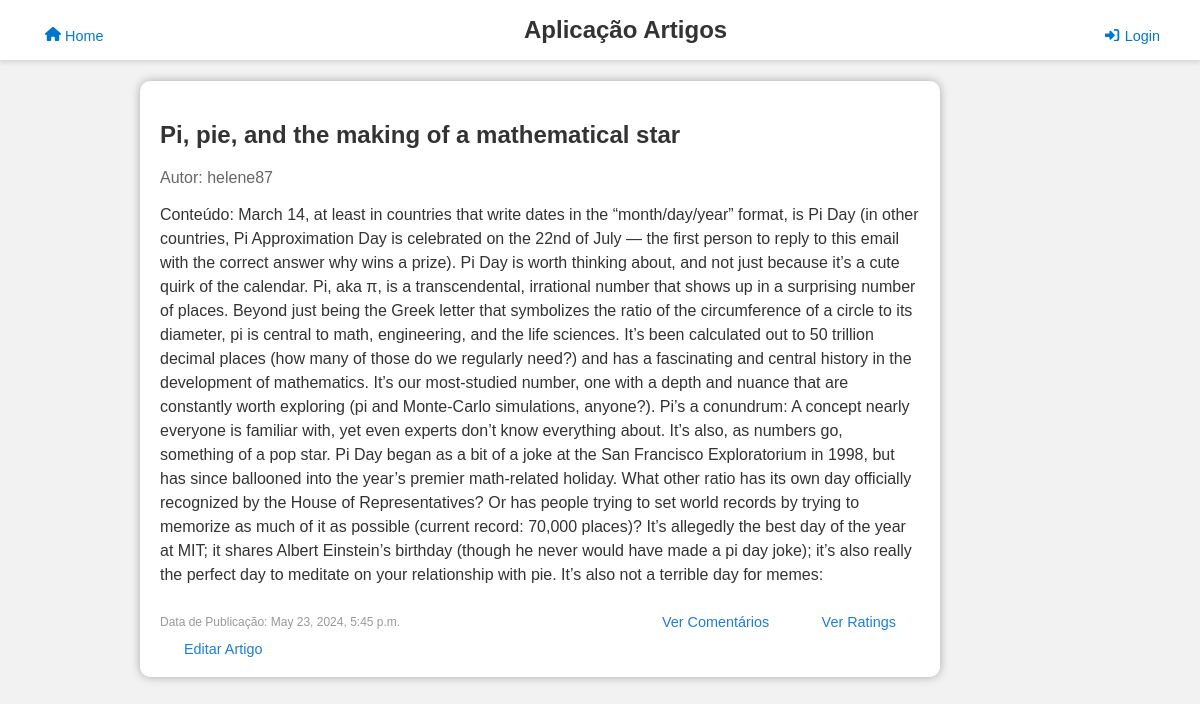
/artigos/artigo_details/2/, run on the app's committed database.
### artigos/models.py (models this page shows)
class Artigo(models.Model):
    autor = models.ForeignKey(User, on_delete=models.CASCADE,related_name='artigos')
    titulo = models.CharField(max_length=200)
    conteudo = models.TextField()
    data_publicacao = models.DateTimeField(auto_now_add=True)
    def __str__(self):
        return self.titulo

### artigos/views.py (the view)
# urls.py: path('artigo_details/<int:artigo_id>/', views.artigo_details_view, name='artigoDetails'),
def artigo_details_view(request,artigo_id):
    artigo=Artigo.objects.get(id=artigo_id)
    autor=Artigo.objects.get(id=artigo_id).autor
    contexto={'artigo':artigo,'autor':autor}
    return render(request,"artigos/artigoDetails.html",contexto)

### artigos/templates/artigos/artigoDetails.html (shortened to what this page needs)
{% extends 'artigos/layout.html' %}
{% block content %}
    <div class="article-content">
        <div class="article">
            <h2 class="article-title">{{ artigo }}</h2>
            <p class="article-author">Autor: {{ autor.username }}</p>
            <p class="article-text">Conteúdo: {{ artigo.conteudo }}</p>
            <div class="article-links">
                <p>Data de Publicação: {{ artigo.data_publicacao }}</p>
                <div>
                    <a href="{% url 'artigos:comentarios' artigo.id %}">Ver Comentários</a>
                    <a href="{% url 'artigos:ratings' artigo.id %}">Ver Ratings</a>
                </div>
            </div>
            <a href="{% url 'artigos:edita_artigo' artigo.id %}" class="edit-link">Editar Artigo</a>
        </div>
    </div>
{% endblock %}

### data on the page
Artigo: titulo "Pi, pie, and the making of a mathematical star", conteudo "March 14, at least in countries that write dates in the “month/day/year” format, is Pi Day (in other countries, Pi Approximation Day is celebrated on the 22nd of July — the first person to reply to this email with the correct answer why wins a prize). Pi Day is worth thinking about, and not just because it’s a cute quirk of the calendar. Pi, aka π, is a transcendental, irrational number that shows up in a surprising number of places. Beyond just being the Greek letter that symbolizes the ratio of the circumference of a circle to its diameter, pi is central to math, engineering, and the life sciences. It’s been calculated out to 50 trillion decimal places (how many of those do we regularly…", data_publicacao "May 23, 2024, 5:45 p.m."

### other printed values
{{ autor.username }} "helene87"
